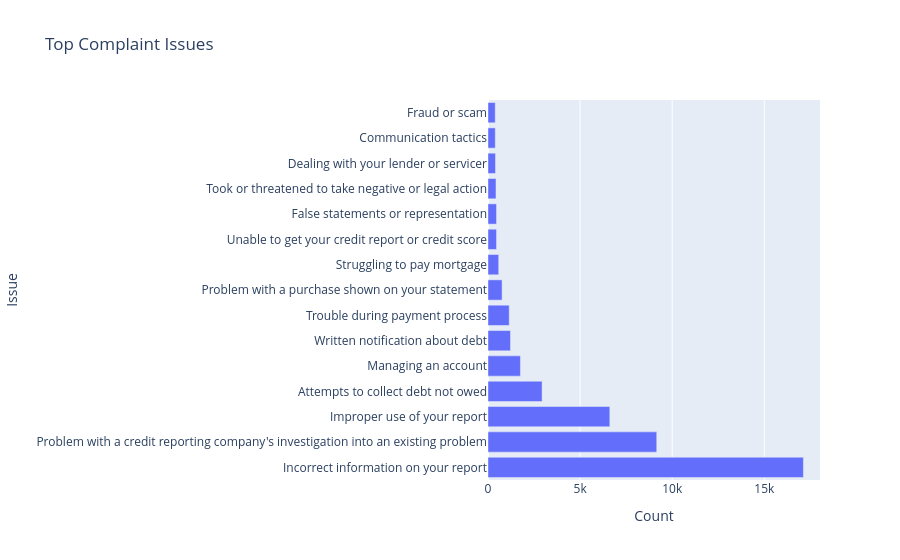

Notebook source saved alongside this figure:
### Code cell
top_issues = (
    df_working["Issue"]
    .value_counts()
    .head(15)
    .reset_index()
)

top_issues.columns = ["Issue", "Count"]

fig = px.bar(
    top_issues,
    x="Count",
    y="Issue",
    orientation="h",
    title="Top Complaint Issues"
)

fig.show()

### Figure 1 — Plotly figure (JSON) as saved in the notebook; plotly's stock layout.template omitted (floating-point values rounded to 4 significant figures)
{"data": [{"hovertemplate": "Count=%{x}<br>Issue=%{y}<extra></extra>", "legendgroup": "", "marker": {"color": "#636efa", "pattern": {"shape": ""}}, "name": "", "orientation": "h", "showlegend": false, "textposition": "auto", "type": "bar", "x": [17123, 9161, 6614, 2937, 1761, 1221, 1152, 765, 581, 463, 463, 433, 407, 395, 393], "xaxis": "x", "y": ["Incorrect information on your report", "Problem with a credit reporting company's investigation into an existing problem", "Improper use of your report", "Attempts to collect debt not owed", "Managing an account", "Written notification about debt", "Trouble during payment process", "Problem with a purchase shown on your statement", "Struggling to pay mortgage", "Unable to get your credit report or credit score", "False statements or representation", "Took or threatened to take negative or legal action", "Dealing with your lender or servicer", "Communication tactics", "Fraud or scam"], "yaxis": "y"}], "layout": {"barmode": "relative", "legend": {"tracegroupgap": 0}, "title": {"text": "Top Complaint Issues"}, "xaxis": {"anchor": "y", "domain": [0, 1], "title": {"text": "Count"}}, "yaxis": {"anchor": "x", "domain": [0, 1], "title": {"text": "Issue"}}}}
